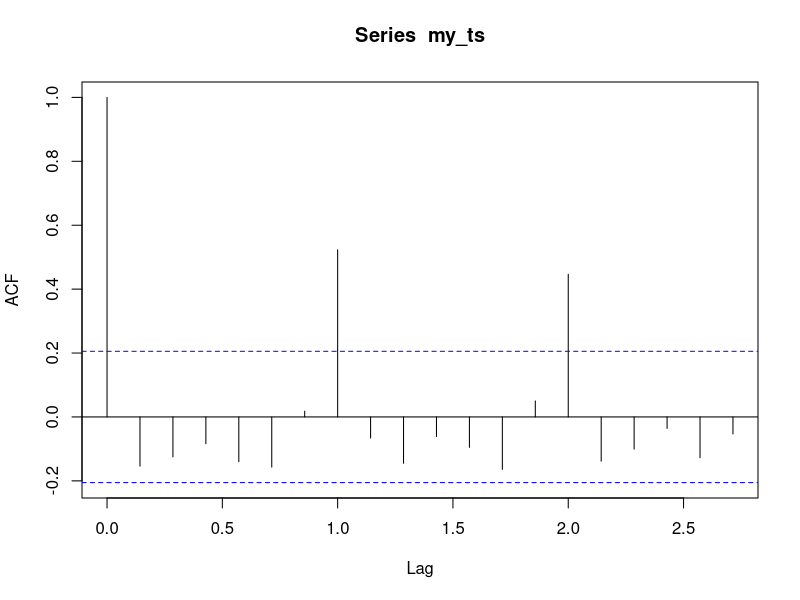
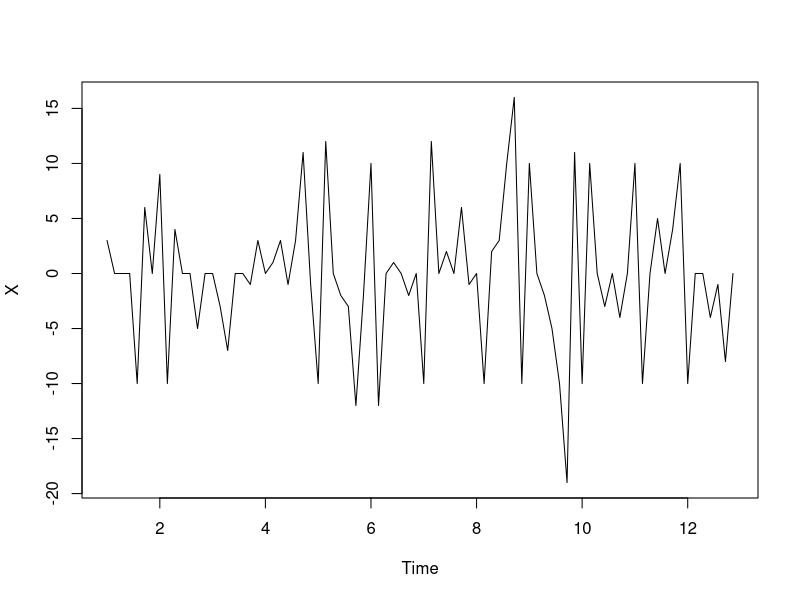
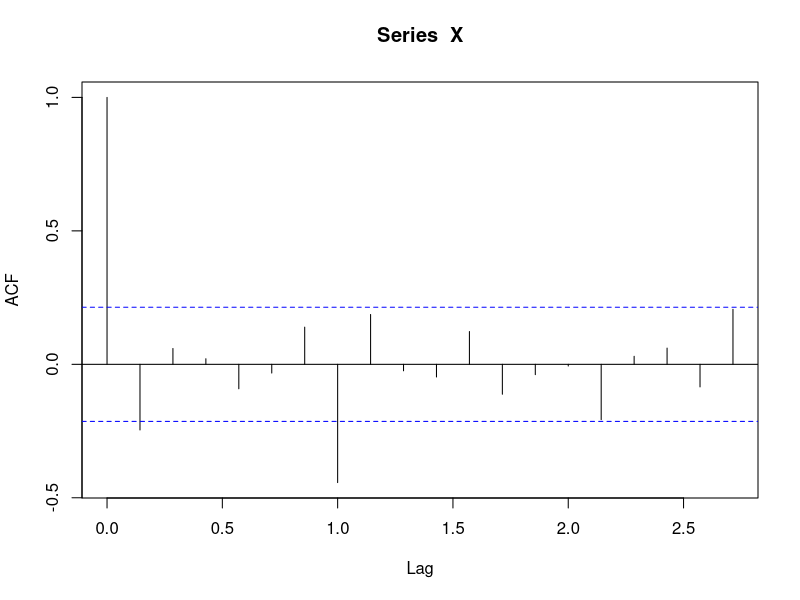
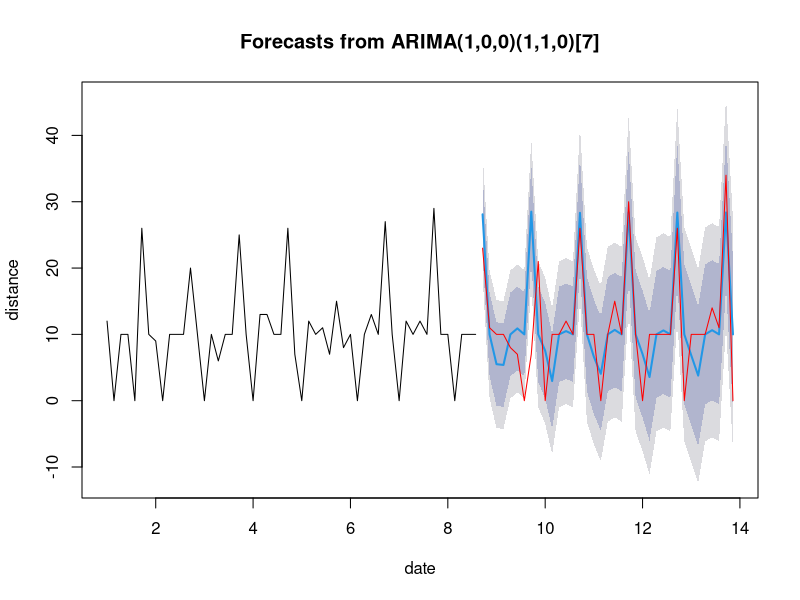
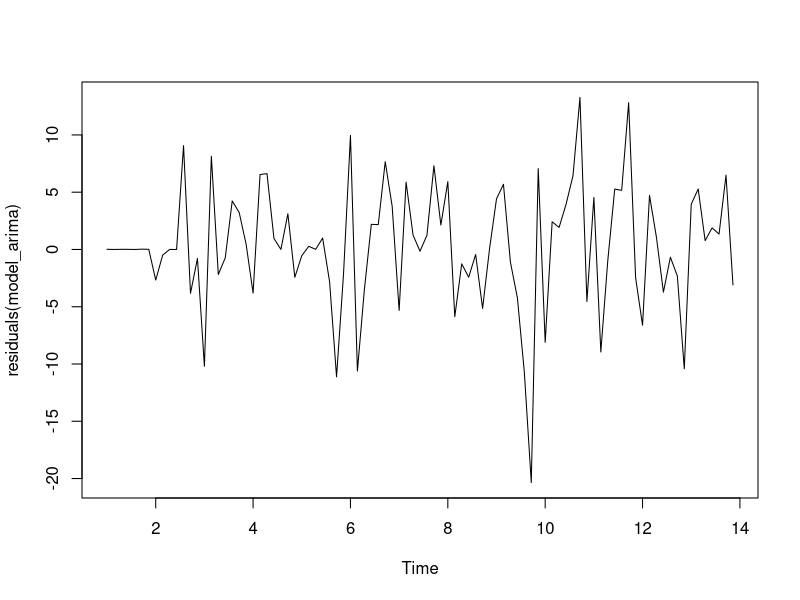
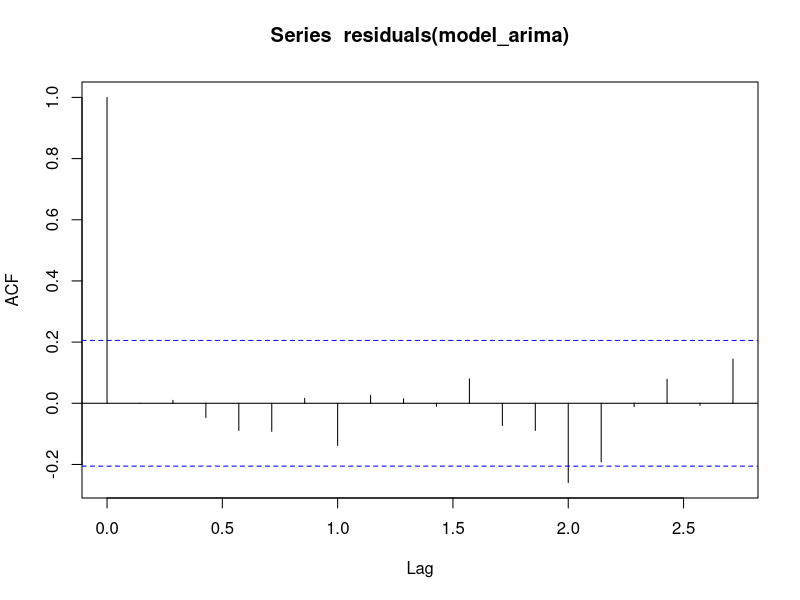
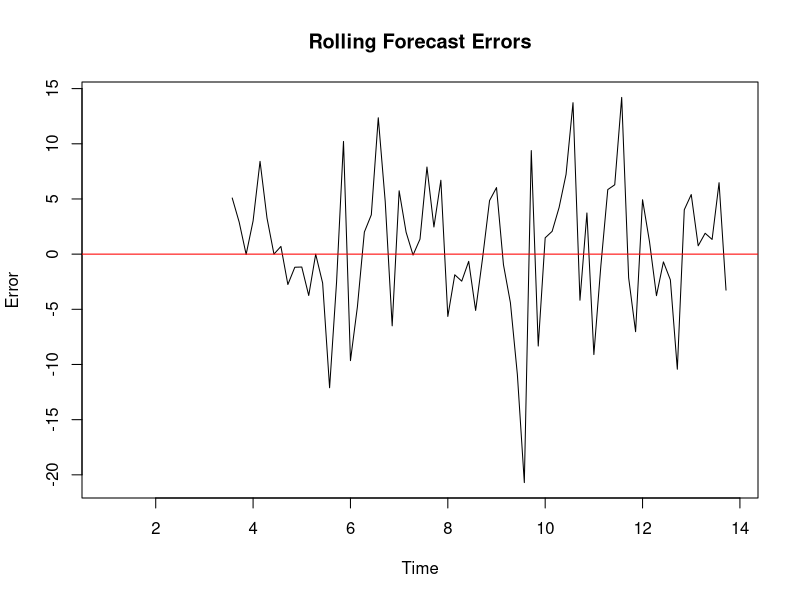
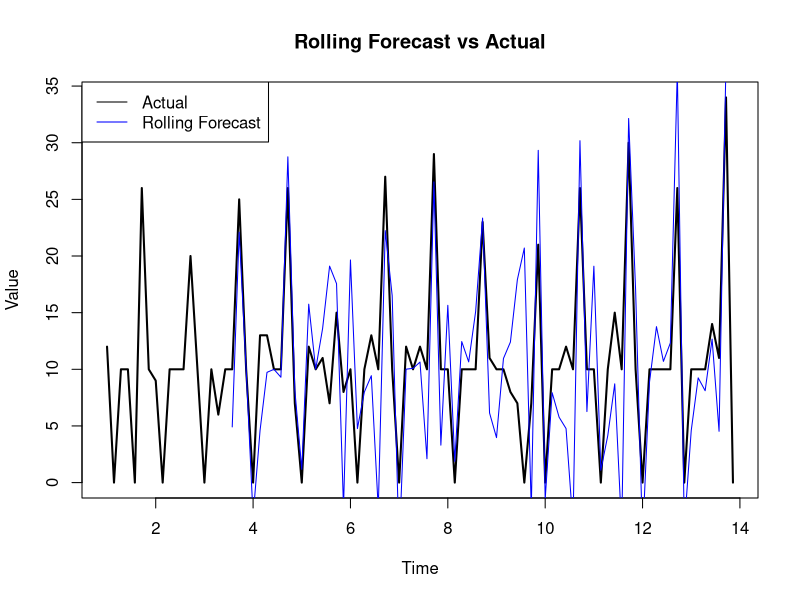

These figures' R source, in order:
library(lubridate)
library(forecast)

RunningData <- read.csv("RunningData.csv")

# convert to a ts object:
my_ts <- ts(RunningData$Distance, 
            frequency = 7)

acf(my_ts)
# acf shows seasonality with period 7

X <- my_ts - stats::lag(my_ts, 7)
plot(X)
acf(X)
# after seasonal differencing, acf still shows seasonality with period 7
# so try including a seasonal AR term

###### Backtesting:

train_size <- floor(0.6 * length(my_ts))

train_ts <- window(my_ts, end = time(my_ts)[train_size])
test_ts  <- window(my_ts, start = time(my_ts)[train_size + 1])

model_arima <- arima(train_ts,
                     order = c(1, 0, 0),
                     seasonal = list(order = c(1, 1, 0), period = 7))

h <- length(test_ts)
forecasted_values <- forecast(model_arima, h = h)

plot(forecasted_values, xlab = "date", ylab = "distance")
lines(test_ts, col = "red")  # data

accuracy(forecasted_values, test_ts)

###### Try an ARIMAmodel:

model_arima <- arima(my_ts, 
                     order = c(1, 0, 0), 
                     seasonal = list(order = c(1, 1, 0), period = 7))
# this is an ARIMA(1,0,0)x(1,1,0)[7] model

print(model_arima)

plot(residuals(model_arima))

acf(residuals(model_arima))
# acf of residuals shows no significant autocorrelation

###### Backtesting with rolling startpoint:

errors <- tsCV(my_ts, function(y, h) {
  fit <- arima(y, order = c(1,0,0),
               seasonal = list(order = c(1,1,0), period = 7))
  forecast(fit, h = h)
}, h = 1)

plot(errors, main = "Rolling Forecast Errors", ylab = "Error", xlab = "Time")
abline(h = 0, col = "red")

fitted_vals <- my_ts - errors

plot(my_ts, col = "black", lwd = 2,
     main = "Rolling Forecast vs Actual",
     ylab = "Value")

lines(fitted_vals, col = "blue")

legend("topleft",
       legend = c("Actual", "Rolling Forecast"),
       col = c("black", "blue"),
       lty = 1)

###### Forecasting:

forecasted_values <- forecast(model_arima, 25)

plot(forecasted_values, xlab = "date", ylab = "distance")

###### Auto ARIMA:

model_auto <- auto.arima(my_ts, seasonal = TRUE,
                         stepwise = FALSE,
                         approximation = FALSE)
# this suggests instead an ARIMA(0,0,1)x(2,1,0)[7] model

print(model_auto)

model_auto$coef

plot(residuals(model_auto))

acf(residuals(model_auto))
# acf of residuals shows no significant autocorrelation

forecasted_values <- forecast(model_auto, h = 25)

plot(forecasted_values, xlab = "date", ylab = "distance")
